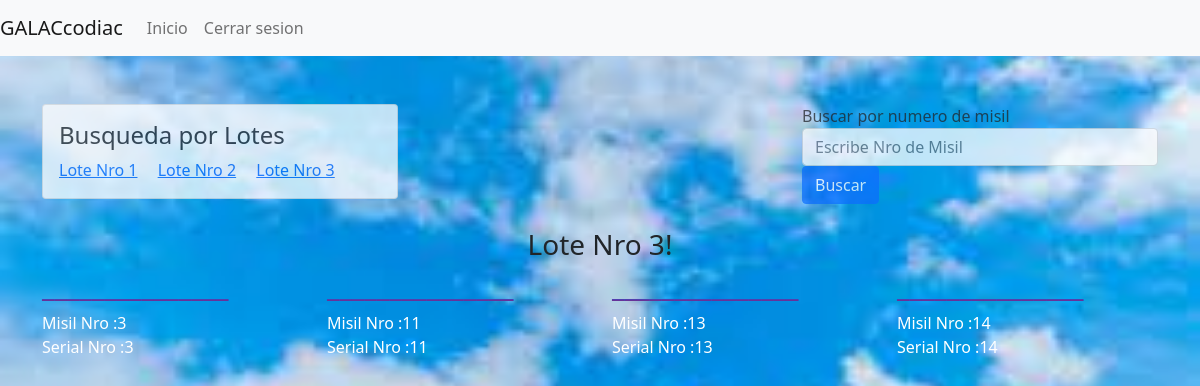
Screenshot of /misil/lsiatr_l3/ (signed in) with the database file from the repository.
### almacenApp/models.py (models this page shows, shortened)
class DetallesExtras(models.Model):
	relacion = models.OneToOneField(Misil ,  on_delete=models.CASCADE)
	serial  = models.IntegerField(unique=True)
	numero_fabricacion = models.IntegerField()
	lote_relacion =  models.ForeignKey(Lote ,  on_delete=models.CASCADE)
	condicion = models.ForeignKey(Condicion ,  on_delete=models.CASCADE)
	fecha_vencimiento = models.DateTimeField()
	fecha_ultimo_mantenimiento= models.DateTimeField()
	fecha_ultima_comprobacion = models.DateTimeField()
	descripcion = models.TextField(max_length=250)
	imagen1 = models.ImageField(upload_to='imagenes/')
	imagen2 = models.ImageField(upload_to='imagenes/')
	imagen3 = models.ImageField(upload_to='imagenes/')

class Misil(models.Model):
	numero_misil = models.IntegerField(unique=True)
	version  = models.CharField(error_messages={'unique': 'Prueba de error.'}, max_length=100)
	fecha_creacion = models.DateTimeField()
	peso = models.CharField(max_length=100)
	velocidad = models.CharField(max_length=100)
	diametro_cuerpo = models.CharField(max_length=100)
	largo = models.CharField(max_length=100)
	alcance_max =  models.CharField(max_length=100)
	masa_combustible = models.CharField(max_length=100)
	masa_sustancia_explosiva = models.CharField(max_length=100)
	fecha_creacionde_registro= models.DateTimeField(auto_now_add=True)

### almacenApp/views.py (the view)
# urls.py: path('lsiatr_l3/', listar_lote3.as_view() , name="lsiatr_l3"),
class listar_lote3(LoginRequiredMixin  ,ListView):
	model = DetallesExtras
	template_name = "misil/lista_misiles_lote3.html"
	def get_queryset(self):
		query= self.model.objects.filter(lote_relacion=3)
		return query

### almacenApp/templatetags/auth_extras.py (called while the page is built)
@register.filter(name='has_group')
def has_group(user, group_name):
    group = Group.objects.get(name='Administrador')
    return True if group in user.groups.all() else False

### templates/misil/lista_misiles_lote3.html (shortened to what this page needs)
{% load static %}
{% load auth_extras %}
<!DOCTYPE html>
<html lang="en">
<head>
    <link rel="stylesheet" href=" {% static 'css/bootstrap.min.css' %}">
    <link rel="stylesheet" href=" {% static 'css/estilos.css' %}">
</head>
<body background="image1.jpg">
  <nav class="navbar navbar-expand-lg navbar-light bg-light">
    <a class="navbar-brand" href="#">GALACcodiac</a>
    <div class="collapse navbar-collapse" id="navbarSupportedContent">
      <ul class="navbar-nav mr-auto">
        <li class="nav-item active">
          <li class="nav-item">
            <a class="nav-link align-self-end" href="{% url 'almacenApp:lista_m'%}">Inicio</a>
          </li>
          {% if  request.user.is_authenticated %}
          <li class="nav-item">
            <a class="nav-link align-self-end" href="{% url 'logout'%}">Cerrar sesion</a>
          </li>
          {% endif %}
      </ul>
    </div>
  </nav>
<br>
<br>
<div class="opacity-75">
  <div class="container">
      <div class="row">
          <div class="col-md-4"  >
            <div class="card">
              <div class="card-body">
                <h4 class="card-title">Busqueda por Lotes</h4>
                <a href="{% url 'almacenApp:lsiatr_l1' %}" class="card-link">Lote Nro 1</a>
                <a href="{% url 'almacenApp:lsiatr_l2' %}" class="card-link">Lote Nro 2</a>
                <a href="{% url 'almacenApp:lsiatr_l3' %}" class="card-link">Lote Nro 3</a>
              </div>
            </div>
          </div>
          <div class="col-md-4"  >
          </div>
          <div class="col-md-4">
            <form method="GET" action="{% url 'almacenApp:get_misil_number1'%}">
              <fieldset >
                <div class="form-group">
                  <label for="disabledTextInput">Buscar por numero de misil</label>
                  <input type="number" id="disabledTextInput" name="prueba" class="form-control" placeholder="Escribe Nro de Misil">
                </div>
              </fieldset>
              <button type="submit" class="btn btn-primary" style="color: white;">Buscar</button>
            </form>
          </div>
      </div>
  </div>
  </div>
<br>
<h3 style="text-align: center;">Lote Nro 3!</h3>
{% if object_list %}
<div class="container">
<div class="row">
  {% for dato in object_list  %}
    <div class="col-md-3">
        <a href="{% url 'almacenApp:detalle_m' dato.relacion.id%}">
        <h3 style="color:rebeccapurple;">_______________</h3>
        <label for="" style="color: white;" >Misil Nro :{{dato.relacion.numero_misil}}  </label>
        <br>
        <label for="" style="color: white;">Serial Nro :{{dato.serial}} </label>
    </a>
    </div>
  {% endfor%}
</div>
</div>
{% endif %}
</body>
</html>

### static/css/estilos.css (style rules this page uses)
body { height: 5000%; background-image: url("../images/cielo.jpg"); background-size: cover; background-repeat:no-repeat; background-position: center center; }

### rows the page displays
DetallesExtras: relacion.numero_misil "3", serial "3"
DetallesExtras: relacion.numero_misil "11", serial "11"
DetallesExtras: relacion.numero_misil "13", serial "13"
DetallesExtras: relacion.numero_misil "14", serial "14"
